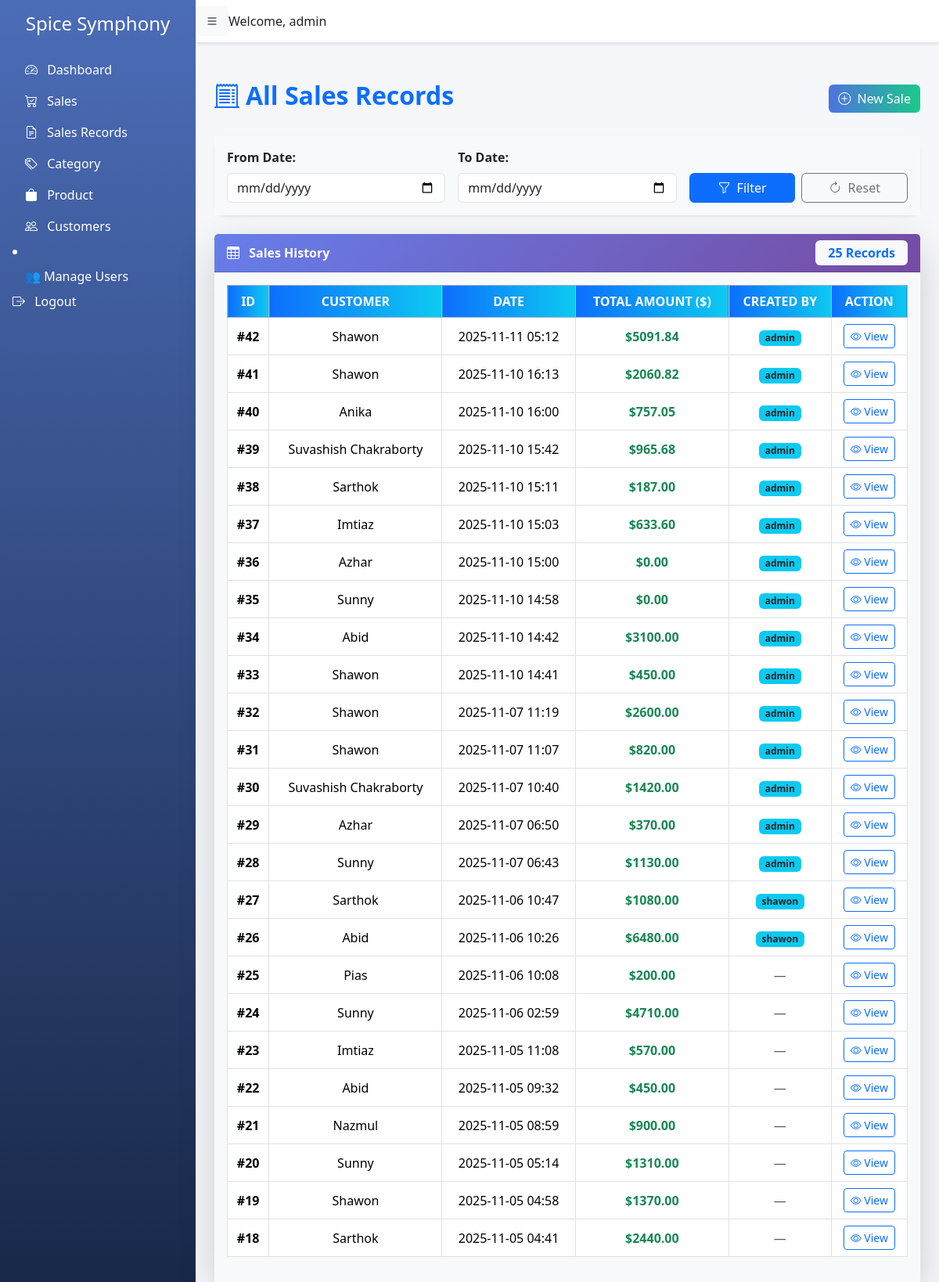
Page /sales-records/ (signed in) on the earlier database version.
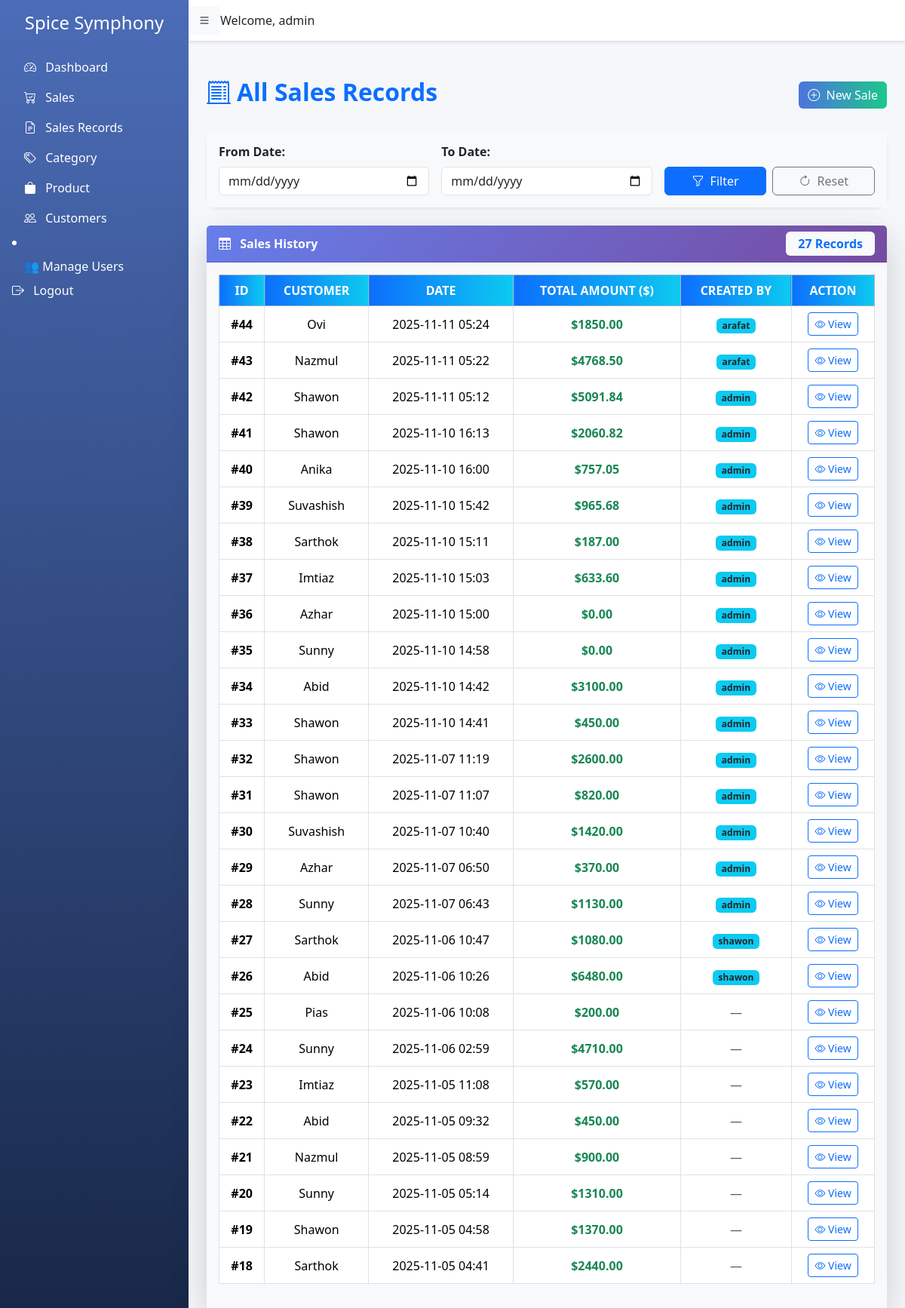
Same page on the later database version.
### pos/models.py (models this page shows, shortened)
class Sale(models.Model):
    customer = models.ForeignKey('Customer', on_delete=models.CASCADE)
    discount = models.DecimalField(max_digits=5, decimal_places=2, default=0)  # %
    vat = models.DecimalField(max_digits=5, decimal_places=2, default=0)
    total_amount = models.DecimalField(max_digits=12, decimal_places=2)
    date = models.DateTimeField(default=timezone.now)
    created_at = models.DateTimeField(auto_now_add=True)
    created_by = models.ForeignKey(User, on_delete=models.SET_NULL, null=True, blank=True)

class Customer(models.Model):
    name = models.CharField(max_length=255)
    mobile_no = models.CharField(max_length=11, unique=True)
    created_at = models.DateTimeField(auto_now_add=True)
    updated_at = models.DateTimeField(auto_now=True)

### pos/views.py (the view)
# urls.py: path('sales-records/', views.sales_record_list, name='sales_record_list'),
@login_required
def sales_record_list(request):
    sales = Sale.objects.all().select_related('customer', 'created_by').order_by('-date')
    start_date = request.GET.get('start_date')
    end_date = request.GET.get('end_date')
    if start_date and end_date:
        sales = sales.filter(date__date__range=[start_date, end_date])
    elif start_date:
        sales = sales.filter(date__date__gte=start_date)
    elif end_date:
        sales = sales.filter(date__date__lte=end_date)
    return render(request, 'pos/sales_record.html', {'sales': sales})

### pos/templates/pos/sales_record.html (shortened to what this page needs)
{% extends 'pos/base.html' %}
{% load static %}
{% block content %}
<div class="container mt-5">
    <div class="d-flex justify-content-between align-items-center mb-4">
        <h2 class="fw-bold text-primary">
            <i class="bi bi-receipt-cutoff me-2"></i>All Sales Records
        </h2>
        <a href="{% url 'sales' %}" class="btn btn-gradient-primary">
            <i class="bi bi-plus-circle me-1"></i> New Sale
        </a>
    </div>
    <div class="card shadow-sm border-0 rounded-4 mb-4">
        <div class="card-body bg-light">
            <form method="GET" class="row g-3 align-items-end">
                <div class="col-md-4">
                    <label for="start_date" class="form-label fw-semibold">From Date:</label>
                    <input type="date" id="start_date" name="start_date" value="{{ request.GET.start_date }}" class="form-control">
                </div>
                <div class="col-md-4">
                    <label for="end_date" class="form-label fw-semibold">To Date:</label>
                    <input type="date" id="end_date" name="end_date" value="{{ request.GET.end_date }}" class="form-control">
                </div>
                <div class="col-md-4 d-flex gap-2">
                    <button type="submit" class="btn btn-primary w-50">
                        <i class="bi bi-funnel me-1"></i> Filter
                    </button>
                    <a href="{% url 'sales_record_list' %}" class="btn btn-outline-secondary w-50">
                        <i class="bi bi-arrow-clockwise me-1"></i> Reset
                    </a>
                </div>
            </form>
        </div>
    </div>
    <div class="card shadow-lg border-0 rounded-4">
        <div class="card-header bg-gradient-primary text-white fw-semibold d-flex justify-content-between align-items-center">
            <span><i class="bi bi-table me-2"></i> Sales History</span>
            <span class="badge bg-light text-primary px-3 py-2 fs-6">{{ sales.count }} Records</span>
        </div>
        <div class="card-body bg-light">
            <div class="table-responsive">
                <table class="table table-hover table-bordered align-middle text-center" id="salesTable">
                    <thead class="table-primary">
                        <tr>
                            <th>ID</th>
                            <th>Customer</th>
                            <th>Date</th>
                            <th>Total Amount ($)</th>
                            <th>Created By</th>
                            <th>Action</th>
                        </tr>
                    </thead>
                    <tbody>
                        {% for sale in sales %}
                        <tr>
                            <td><strong>#{{ sale.id }}</strong></td>
                            <td>{{ sale.customer.name }}</td>
                            <td>{{ sale.date|date:"Y-m-d H:i" }}</td>
                            <td class="text-success fw-bold">${{ sale.total_amount }}</td>
                            <td>
                                {% if sale.created_by %}
                                    <span class="badge bg-info text-dark">{{ sale.created_by.username }}</span>
                                {% else %}
                                    <span class="text-muted">—</span>
                                {% endif %}
                            </td>
                            <td>
                                <a href="{% url 'invoice' sale.id %}" class="btn btn-sm btn-outline-primary">
                                    <i class="bi bi-eye"></i> View
                                </a>
                            </td>
                        </tr>
                        {% empty %}
                        <tr>
                            <td colspan="6" class="text-muted py-4">No sales records found.</td>
                        </tr>
                        {% endfor %}
                    </tbody>
                </table>
            </div>
        </div>
    </div>
</div>
{% endblock %}

### pos/templates/pos/base.html (shortened to what this page needs)
{% load static %}
<!DOCTYPE html>
<html lang="en">
<head>
    <link href="https://cdn.jsdelivr.net/npm/bootstrap@5.3.2/dist/css/bootstrap.min.css" rel="stylesheet">
    <link href="https://cdn.jsdelivr.net/npm/bootstrap-icons@1.10.5/font/bootstrap-icons.css" rel="stylesheet">
    <link rel="stylesheet" href="{% static 'css/style.css' %}">
</head>
<body>
<div class="d-flex" id="wrapper">
    <div class="bg-gradient sidebar text-white p-3" id="sidebar-wrapper">
        <div class="sidebar-heading text-center mb-4">
            <h4>Spice Symphony</h4>
        </div>
        <div class="list-group list-group-flush">
            <a href="{% url 'index' %}" class="list-group-item list-group-item-action bg-transparent text-white">
                <i class="bi bi-speedometer2 me-2"></i> Dashboard
            </a>
               <a href="{% url 'sales' %}" class="list-group-item list-group-item-action bg-transparent text-white">
                <i class="bi bi-cart-check me-2"></i> Sales
             </a>
            <a href="{% url 'sales_record_list' %}" class="list-group-item list-group-item-action bg-transparent text-white">
                <i class="bi bi-file-earmark-text me-2"></i> Sales Records
             </a>
            <a href="{% url 'category_list' %}" class="list-group-item list-group-item-action bg-transparent text-white">
                <i class="bi bi-tags me-2"></i> Category
            </a>
            <a href="{% url 'product_list' %}" class="list-group-item list-group-item-action bg-transparent text-white">
                <i class="bi bi-bag-fill me-2"></i> Product
            </a>
            <a href="{% url 'customer_list' %}" class="list-group-item list-group-item-action bg-transparent text-white">
                <i class="bi bi-people me-2"></i> Customers
            </a>
            {% if user.is_superuser %}
            <li class="nav-item">
                <a class="list-group-item list-group-item-action bg-transparent text-white" href="{% url 'create_user' %}">👥 Manage Users
                </a>
            </li>
            {% endif %}
            {% if user.is_authenticated %}
            <form method="post" action="{% url 'logout' %}" style="display:inline;">
                <button type="submit" class="btn btn-link list-group-item list-group-item-action bg-transparent text-white p-0">
                    <i class="bi bi-box-arrow-right me-2"></i> Logout
                </button>
                </form>
            {% else %}
                  <a href="#" class="list-group-item list-group-item-action bg-transparent text-white">
                <i class="bi bi-box-arrow-in-right me-2"></i> Login
            </a>
            {% endif %}
        </div>
    </div>
    <div id="page-content-wrapper" class="w-100">
        <nav class="navbar navbar-expand-lg navbar-light bg-white shadow-sm border-bottom">
            <button class="btn btn-light" id="menu-toggle"><i class="bi bi-list"></i></button>
            {% if user.is_authenticated %}
            <div class="mr-auto">Welcome, {{ user.username }}</div>
            {% endif %}
        </nav>
        <div class="container-fluid mt-4">
            {% block content %}{% endblock %}
        </div>
    </div>
</div>
</body>
</html>

### pos/static/css/style.css (style rules this page uses)
body { font-family: 'Segoe UI', sans-serif; background: #f5f7fa; }
#wrapper { display: flex; width: 100%; }
#sidebar-wrapper { min-width: 250px; max-width: 250px; min-height: 100vh; background: linear-gradient(180deg, #4b6cb7, #182848) !important; color: #fff; }
#sidebar-wrapper .list-group-item { border: none; font-weight: 500; transition: 0.3s; background: transparent; color: #fff; }
#page-content-wrapper { flex: 1; }
.bg-gradient-primary { background: linear-gradient(135deg, #667eea, #764ba2); }

### pos/templates/pos/sales_record.html (style rules this page uses)
.btn-gradient-primary { background: linear-gradient(90deg, #4e73df, #1cc88a); color: white; border: none; transition: 0.3s; }
#salesTable thead th { background: linear-gradient(90deg, #0d6efd, #0dcaf0); color: white; text-transform: uppercase; }

Differences in the rows shown:
added Sale: id "44", customer.name "Ovi", date "2025-11-11 05:24", total_amount "1850.00", created_by.username "arafat"
added Sale: id "43", customer.name "Nazmul", date "2025-11-11 05:22", total_amount "4768.50", created_by.username "arafat"
changed through a linked row, Sale id 39: customer.name "Suvashish Chakraborty" → "Suvashish"
changed through a linked row, Sale id 30: customer.name "Suvashish Chakraborty" → "Suvashish"
Other differences:
{{ sales.count }}: "25" → "27"
